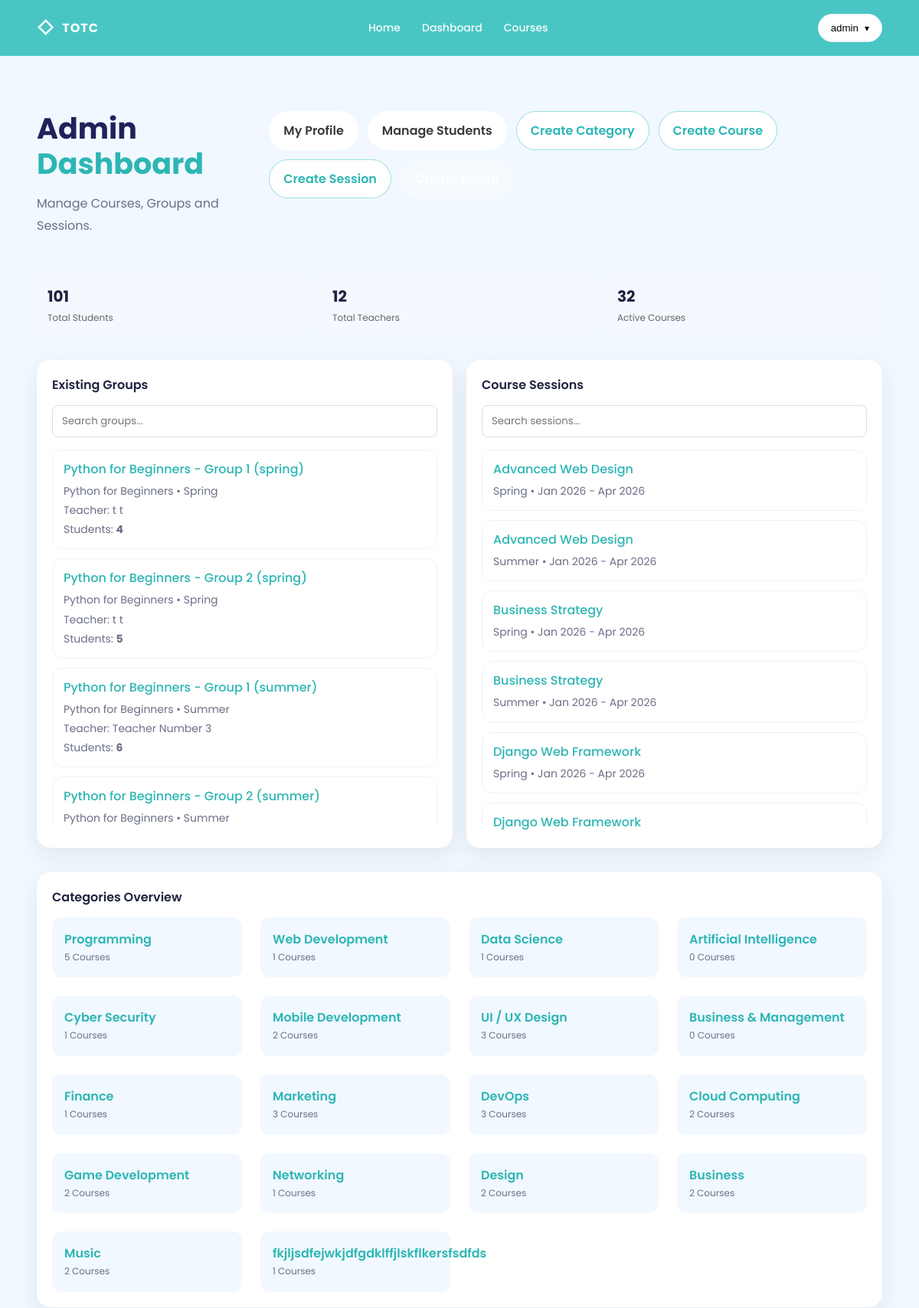
The page /courses/admin/dashboard/ (signed in, upper part) on the database its author committed.
### accounts/models.py (models this page shows, shortened)
class User(AbstractUser):
    ROLE = (
        ('admin', 'Admin'),
        ('teacher', 'Teacher'),
        ('student', 'Student'),
    )
    role = models.CharField(max_length=10, choices=ROLE)
    avatar = models.ImageField(upload_to='avatar/', default='')
    phone = models.CharField(max_length=20, blank=True, null=True)
    address = models.CharField(max_length=250, blank=True, null=True)
    balance = models.DecimalField(max_digits=10, decimal_places=2, default=0.00)
    speciality = models.CharField(max_length=100, blank=True, null=True)
    qualifications = models.TextField(blank=True, null=True)
    is_expert = models.BooleanField(default=False)
    created_at = models.DateTimeField(auto_now_add=True)
    updated_at = models.DateTimeField(auto_now=True)
    class Meta:
        ordering = ['-id']
        verbose_name = 'User'
        verbose_name_plural = 'Users'

### courses/models.py (models this page shows, shortened)
class Group(models.Model):
    name = models.CharField(max_length=50)
    course = models.ForeignKey(Course, on_delete=models.CASCADE, related_name='groups')
    session = models.ForeignKey(Session, on_delete=models.CASCADE, related_name='groups', null=True, blank=True)
    teacher = models.ForeignKey(User, on_delete=models.SET_NULL, null=True, blank=True, related_name='taught_groups',
                                limit_choices_to={
                                    'role': 'teacher',
                                    },
                                )
    created_at = models.DateTimeField(auto_now_add=True)
    updated_at = models.DateTimeField(auto_now=True)
    class Meta:
        ordering = ('name',)
        verbose_name = 'Group'
        verbose_name_plural = 'Groups'
        unique_together = ('course',
                           'name')
        verbose_name = 'Group'
        verbose_name_plural = 'Groups'
        unique_together = ('course',
                           'name')

class Course(models.Model):
    name = models.CharField(max_length=100)
    category = models.ForeignKey(Category, on_delete=models.CASCADE, related_name='courses', blank=True, null=True)
    small_image = models.ImageField(upload_to='courses/small_images', null=True)
    large_image = models.ImageField(upload_to='courses/large_images', null=True)
    small_description = models.TextField(max_length=50)
    large_description = models.TextField(max_length=1000)
    price = models.IntegerField(blank=True, null=True)
    created_at = models.DateTimeField(auto_now_add=True)
    updated_at = models.DateTimeField(auto_now=True)
    class Meta:
        ordering = ('name',)
        verbose_name = 'Course'
        verbose_name_plural = 'Courses'

class Session(models.Model):
    SESSION_TYPES = [
        ('1st',
         '1st Session'),
        ('2nd',
         '2nd Session'),
        ('3rd',
         '3rd Session'),
        ('4th',
         '4th Session'),
        ('spring',
         'Spring'),
        ('summer',
         'Summer'),
        ('fall',
         'Fall'),
        ('winter',
         'Winter'),
        ]
    course = models.ForeignKey(Course, on_delete=models.CASCADE, related_name='sessions')
    session_type = models.CharField(max_length=20, choices=SESSION_TYPES)
    start_date = models.DateField()
    end_date = models.DateField()
    capacity = models.PositiveIntegerField(default=30)
    is_active = models.BooleanField(default=True)
    created_at = models.DateTimeField(auto_now_add=True)
    updated_at = models.DateTimeField(auto_now=True)
    class Meta:
        ordering = ('course',
                    'session_type')
        verbose_name = 'Session'
        verbose_name_plural = 'Sessions'
        unique_together = ('course',
                           'session_type')

class Category(models.Model):
    name = models.CharField(max_length=50, blank=True, null=True, unique=True)
    created_at = models.DateTimeField(auto_now_add=True)
    updated_at = models.DateTimeField(auto_now=True)

### courses/views.py (the view)
# urls.py: path('admin/dashboard/', views.AdminDashboardView.as_view(), name='admin_dashboard'),
class AdminDashboardView(AdminRequiredMixin, View):
    def get(self, request):
        groups = Group.objects.all().select_related('course', 'session', 'teacher').annotate(student_count=Count('enrollments'))
        sessions = Session.objects.all().select_related('course')
        courses = Course.objects.all().select_related('category')
        categories = Category.objects.all()
        students_count = User.objects.filter(role='student').count()
        teachers_count = User.objects.filter(role='teacher').count()
        return render(request, 'courses/admin/dashboard.html', {
            'groups': groups,
            'sessions': sessions,
            'courses': courses,
            'categories': categories,
            'students_count': students_count,
            'teachers_count': teachers_count
        })

### templates/courses/admin/dashboard.html (shortened to what this page needs)
{% extends "base.html" %}
{% block content %}
    <section class="section section--soft">
        <div class="container">
            <div class="dash__top" style="margin-bottom: 32px;">
                <div>
                    <h2 class="h2">Admin <span class="accent">Dashboard</span></h2>
                    <p class="muted">Manage Courses, Groups and Sessions.</p>
                </div>
                <div class="dash__quick" style="display: flex; gap: 12px; flex-wrap: wrap;">
                    <a href="{% url 'accounts:profile' %}" class="btn btn--pill btn--white">My Profile</a>
                    <a href="{% url 'courses:admin_student_list' %}" class="btn btn--pill btn--white">Manage Students</a>
                    <a href="{% url 'courses:category_create' %}" class="btn btn--pill btn--outlineTeal">Create Category</a>
                    <a href="{% url 'courses:course_create' %}" class="btn btn--pill btn--outlineTeal">Create Course</a>
                    <a href="{% url 'courses:session_create' %}" class="btn btn--pill btn--outlineTeal">Create Session</a>
                    <a href="{% url 'courses:group_create' %}" class="btn btn--pill btn--primary">Create Group</a>
                </div>
            </div>
            <div class="dashStats" style="margin-bottom: 32px;">
                <div class="dashStat">
                    <div class="dashStat__num">{{ students_count }}</div>
                    <div class="dashStat__label">Total Students</div>
                </div>
                <div class="dashStat">
                    <div class="dashStat__num">{{ teachers_count }}</div>
                    <div class="dashStat__label">Total Teachers</div>
                </div>
                <div class="dashStat">
                    <div class="dashStat__num">{{ courses.count }}</div>
                    <div class="dashStat__label">Active Courses</div>
                </div>
            </div>
            <div class="dashGrid">
                <div class="dashCard">
                    <h3 class="dashCard__title">Existing Groups</h3>
                    <input type="text" id="groupSearch" placeholder="Search groups..." aria-label="Search groups"
                           style="width: 100%; padding: 10px 12px; border: 1px solid #ddd; border-radius: 8px; margin-bottom: 16px; font-family: inherit;">
                    <div style="max-height: 500px; overflow-y: auto; border-radius: 12px;">
                        <ul class="dashList" id="groupsList">
                            {% for group in groups %}
                                <li class="dashList__item">
                                    <a href="{% url 'courses:group_update' group.id %}" style="text-decoration: none; color: inherit; display: block;">
                                        <div class="dashList__main" style="color: var(--teal2); cursor: pointer; transition: color 0.2s;">{{ group.name }}</div>
                                        <div class="dashList__sub muted small">
                                            {{ group.course.name }} • {{ group.session.get_session_type_display }}<br>
                                            Teacher: {{ group.teacher.get_full_name|default:group.teacher.username }}<br>
                                            Students: <strong>{{ group.student_count }}</strong>
                                        </div>
                                    </a>
                                </li>
                            {% empty %}
                                <li class="dashList__item">No groups created yet.</li>
                            {% endfor %}
                        </ul>
                    </div>
                </div>
                <div class="dashCard">
                    <h3 class="dashCard__title">Course Sessions</h3>
                    <input type="text" id="sessionSearch" placeholder="Search sessions..." aria-label="Search sessions"
                           style="width: 100%; padding: 10px 12px; border: 1px solid #ddd; border-radius: 8px; margin-bottom: 16px; font-family: inherit;">
                    <div style="max-height: 500px; overflow-y: auto; border-radius: 12px;">
                        <ul class="dashList" id="sessionsList">
                            {% for session in sessions %}
                                <li class="dashList__item">
                                    <a href="{% url 'courses:session_update' session.id %}" style="text-decoration: none; color: inherit; display: block;">
                                        <div class="dashList__main" style="color: var(--teal2); cursor: pointer; transition: color 0.2s;">{{ session.course.name }}</div>
                                        <div class="dashList__sub muted small">
                                            {{ session.get_session_type_display }} •
                                            {{ session.start_date|date:"M Y" }} - {{ session.end_date|date:"M Y" }}
                                        </div>
                                    </a>
                                </li>
                            {% empty %}
                                <li class="dashList__item">No sessions defined yet.</li>
                            {% endfor %}
                        </ul>
                    </div>
                </div>
            </div>
            <div class="dashCard" style="margin-top: 32px;">
                <h3 class="dashCard__title">Categories Overview</h3>
                <div class="courseGrid" style="grid-template-columns: repeat(auto-fill, minmax(220px, 1fr));">
                    {% for category in categories %}
                        <a href="{% url 'courses:category_update' category.id %}" style="text-decoration: none; color: inherit; display: block;">
                            <div style="padding: 16px; background: var(--soft); border-radius: 12px; cursor: pointer; transition: transform 0.2s, box-shadow 0.2s; hover-effect:"
                                 onmouseover="this.style.transform='translateY(-2px)'; this.style.boxShadow='0 5px 15px rgba(0,0,0,0.1)'"
                                 onmouseout="this.style.transform='none'; this.style.boxShadow='none'">
                                <div style="font-weight: 600; color: var(--teal2);">{{ category.name }}</div>
                                <div class="tiny muted">{{ category.courses.count }} Courses</div>
                            </div>
                        </a>
                    {% endfor %}
                </div>
            </div>
        </div>
    </section>
{% endblock %}

### templates/base.html (shortened to what this page needs)
{% load static %}
<!doctype html>
<html lang="en">
<head>
    <link rel="stylesheet" href="{% static 'css/style.css' %}">
</head>
<body>
<header class="nav">
    <div class="container nav__inner">
        <a class="brand" href="{% url 'index' %}">
            <span class="brand__mark">◇</span>
            <span class="brand__text">TOTC</span>
        </a>
        <nav class="nav__links">
            <a href="{% url 'index' %}">Home</a>
            {% if user.is_authenticated %}
                {% if user.role == 'admin' %}
                    <a href="{% url 'courses:admin_dashboard' %}">Dashboard</a>
                    <a href="{% url 'courses:list' %}">Courses</a>
                {% elif user.role == 'teacher' %}
                    <a href="{% url 'accounts:dashboard' %}">Dashboard</a>
                    <a href="{% url 'courses:list' %}">My Courses</a>
                {% elif user.role == 'student' %}
                    <a href="{% url 'accounts:dashboard' %}">Dashboard</a>
                    <a href="{% url 'courses:list' %}">My Courses</a>
                {% endif %}
            {% endif %}
        </nav>
        <div class="nav__actions">
            {% if user.is_authenticated %}
                <div class="navUser">
                    <button class="navUser__btn" type="button">
                        <span class="navUser__name">{{ user.username }}</span>
                        <span class="navUser__chev">▾</span>
                    </button>
                </div>
            {% else %}
                <a class="btn btn--pill btn--white" href="{% url 'accounts:login' %}">Login</a>
                <a class="btn btn--pill btn--ghost" href="mailto:admin@admin.com">Contact Us</a>
            {% endif %}
        </div>
    </div>
</header>
{% block content %}{% endblock %}
</body>
</html>

### rows shown on the page
User: username "admin"
Group: name "Python for Beginners - Group 1 (spring)", course.name "Python for Beginners", session.session_type "Spring", teacher.get_full_name "t t", student_count "4"
Group: name "Python for Beginners - Group 2 (spring)", course.name "Python for Beginners", session.session_type "Spring", teacher.get_full_name "t t", student_count "5"
Group: name "Python for Beginners - Group 1 (summer)", course.name "Python for Beginners", session.session_type "Summer", teacher.get_full_name "Teacher Number 3", student_count "6"
Group: name "Python for Beginners - Group 2 (summer)", course.name "Python for Beginners", session.session_type "Summer"
Session: course.name "Advanced Web Design", session_type "Spring", start_date "Jan 2026", end_date "Apr 2026"
Session: course.name "Advanced Web Design", session_type "Summer", start_date "Jan 2026", end_date "Apr 2026"
Session: course.name "Business Strategy", session_type "Spring", start_date "Jan 2026", end_date "Apr 2026"
Session: course.name "Business Strategy", session_type "Summer", start_date "Jan 2026", end_date "Apr 2026"
Session: course.name "Django Web Framework", session_type "Spring", start_date "Jan 2026", end_date "Apr 2026"
Session: course.name "Django Web Framework"
Category: name "Programming", courses.count "5"
Category: name "Web Development", courses.count "1"
Category: name "Data Science", courses.count "1"
Category: name "Artificial Intelligence", courses.count "0"
Category: name "Cyber Security", courses.count "1"
Category: name "Mobile Development", courses.count "2"
Category: name "UI / UX Design", courses.count "3"
Category: name "Business & Management", courses.count "0"
Category: name "Finance", courses.count "1"
Category: name "Marketing", courses.count "3"
Category: name "DevOps", courses.count "3"
Category: name "Cloud Computing", courses.count "2"
Category: name "Game Development", courses.count "2"
Category: name "Networking", courses.count "1"
Category: name "Design", courses.count "2"
Category: name "Business", courses.count "2"
Category: name "Music", courses.count "2"
Category: name "fkjljsdfejwkjdfgdklffjlskflkersfsdfds", courses.count "1"

### other values the page prints
{{ students_count }} "101"
{{ teachers_count }} "12"
{{ courses.count }} "32"
